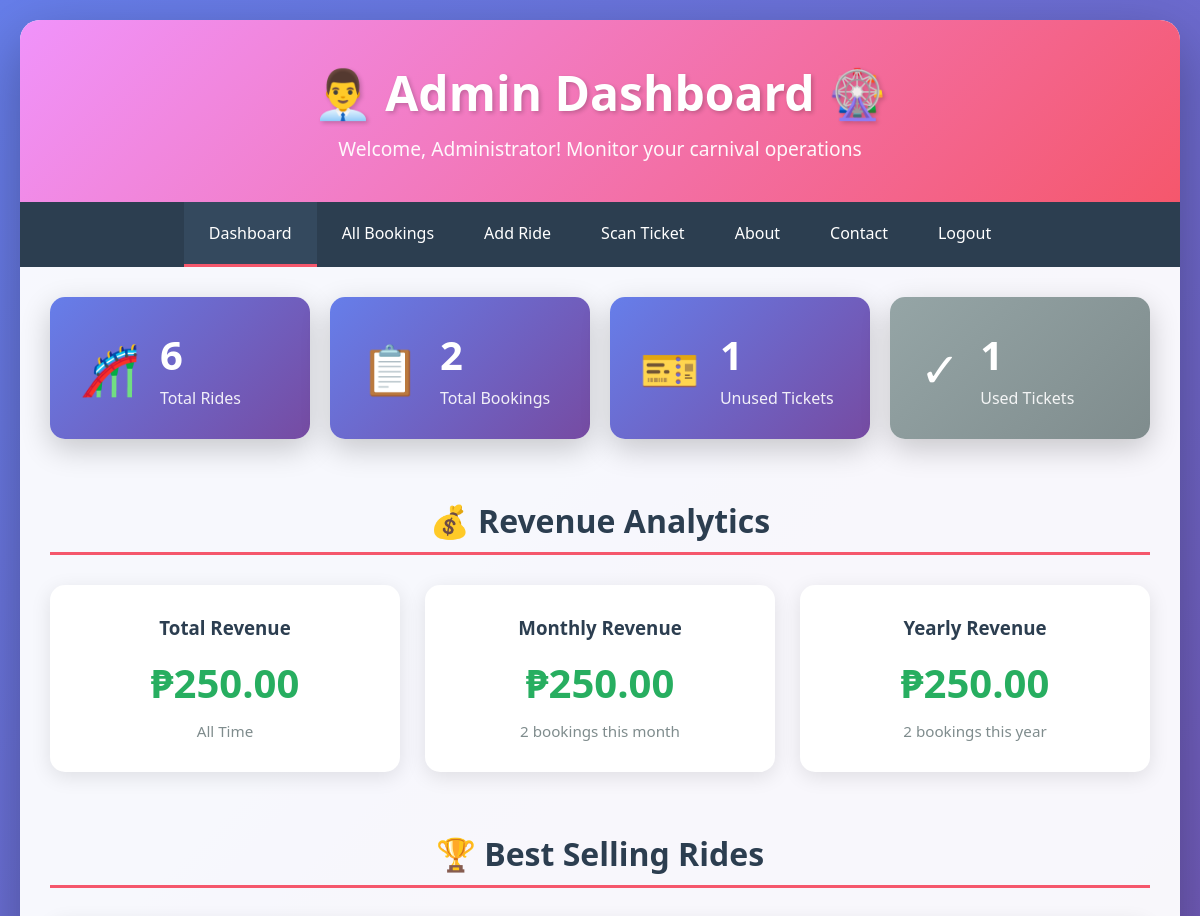
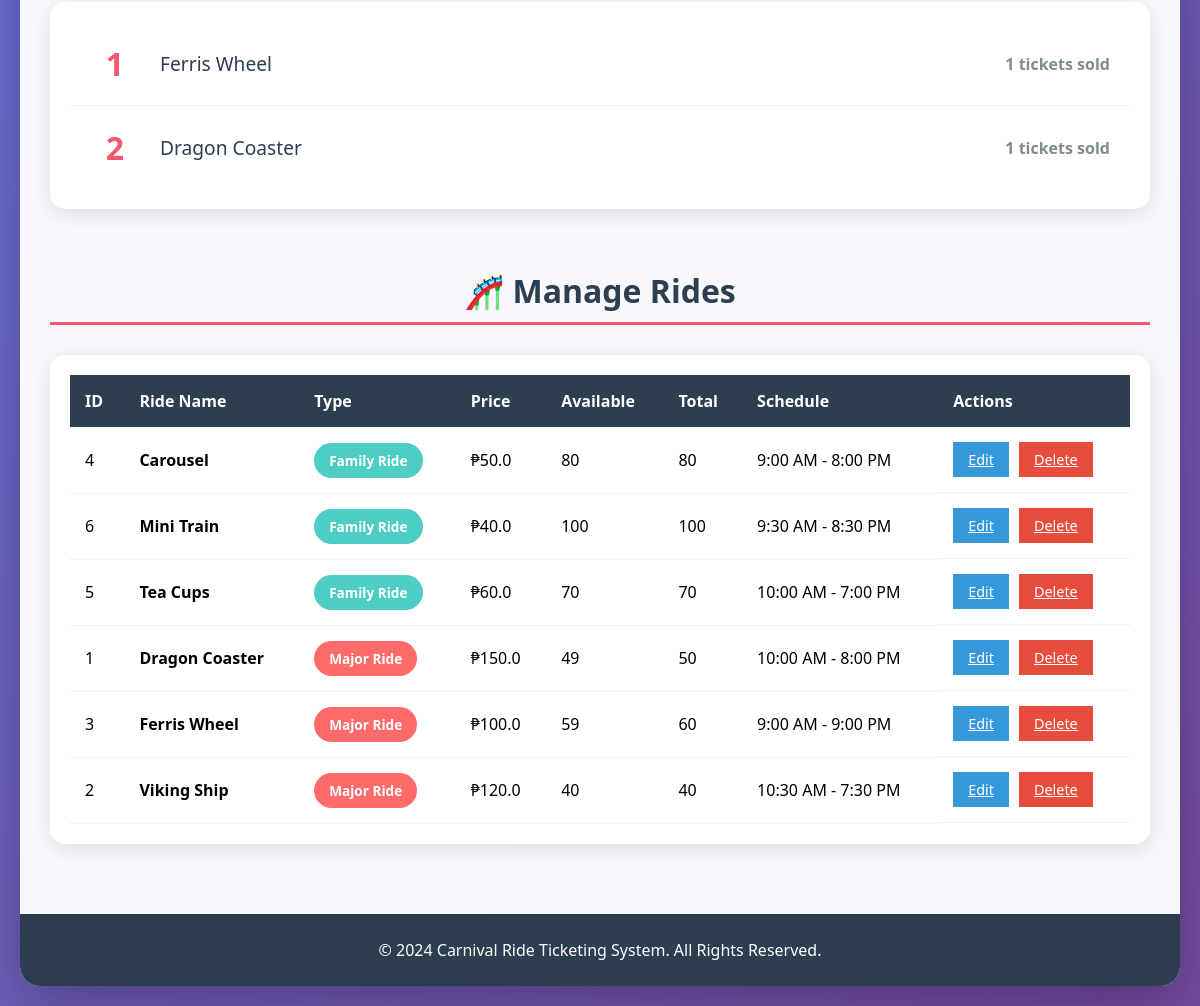
The page /admin/dashboard (signed in) on the database its author committed (2 pictures, top to bottom).
### tables this page shows
CREATE TABLE bookings (
            id INTEGER PRIMARY KEY AUTOINCREMENT,
            cashier_id INTEGER NOT NULL,
            cashier_name TEXT NOT NULL,
            customer_name TEXT NOT NULL,
            customer_age INTEGER NOT NULL,
            ride_id INTEGER NOT NULL,
            ride_name TEXT NOT NULL,
            quantity INTEGER NOT NULL,
            total_price REAL NOT NULL,
            booking_time TEXT NOT NULL,
            qr_code TEXT UNIQUE NOT NULL,
            status TEXT NOT NULL DEFAULT 'unused',
            used_time TEXT,
            FOREIGN KEY (cashier_id) REFERENCES users (id),
            FOREIGN KEY (ride_id) REFERENCES rides (id)
        );

CREATE TABLE rides (
            id INTEGER PRIMARY KEY AUTOINCREMENT,
            name TEXT NOT NULL,
            type TEXT NOT NULL,
            price REAL NOT NULL,
            available_tickets INTEGER NOT NULL,
            total_tickets INTEGER NOT NULL,
            schedule TEXT NOT NULL,
            age_limit TEXT NOT NULL,
            height_limit TEXT NOT NULL,
            created_at TEXT NOT NULL
        );

### app.py (the view)
@app.route('/admin/dashboard')
@admin_required
def admin_dashboard():
    conn = get_db_connection()
    rides = conn.execute('SELECT * FROM rides ORDER BY type, name').fetchall()
    all_bookings = conn.execute('SELECT * FROM bookings ORDER BY id DESC').fetchall()
    total_rides = len(rides)
    total_bookings = len(all_bookings)
    unused_tickets = len([b for b in all_bookings if b['status'] == 'unused'])
    used_tickets = len([b for b in all_bookings if b['status'] == 'used'])
    total_revenue = sum([b['total_price'] for b in all_bookings])
    current_month = datetime.now().strftime('%Y-%m')
    monthly_bookings = [b for b in all_bookings if b['booking_time'].startswith(current_month)]
    monthly_revenue = sum([b['total_price'] for b in monthly_bookings])
    current_year = datetime.now().strftime('%Y')
    yearly_bookings = [b for b in all_bookings if b['booking_time'].startswith(current_year)]
    yearly_revenue = sum([b['total_price'] for b in yearly_bookings])
    ride_bookings = {}
    for booking in all_bookings:
        ride_name = booking['ride_name']
        if ride_name not in ride_bookings:
            ride_bookings[ride_name] = 0
        ride_bookings[ride_name] += booking['quantity']
    best_rides = sorted(ride_bookings.items(), key=lambda x: x[1], reverse=True)[:5]
    conn.close()
    return render_template('admin_dashboard.html',
                           rides=rides,
                           total_rides=total_rides,
                           total_bookings=total_bookings,
                           unused_tickets=unused_tickets,
                           used_tickets=used_tickets,
                           total_revenue=total_revenue,
                           monthly_bookings=len(monthly_bookings),
                           monthly_revenue=monthly_revenue,
                           yearly_bookings=len(yearly_bookings),
                           yearly_revenue=yearly_revenue,
                           best_rides=best_rides)

### app.py (called while the page is built)
def get_db_connection():
    conn = sqlite3.connect('carnival.db')
    conn.row_factory = sqlite3.Row
    return conn

def admin_required(f):
    @wraps(f)
    def decorated_function(*args, **kwargs):
        if 'user_id' not in session or session.get('role') != 'admin':
            flash('Admin access required!', 'error')
            return redirect(url_for('login'))
        return f(*args, **kwargs)
    return decorated_function

### templates/admin_dashboard.html (shortened to what this page needs)
<!DOCTYPE html>
<html lang="en">
<head>
    <link rel="stylesheet" href="{{ url_for('static', filename='css/style.css') }}">
</head>
<body>
    <div class="container">
        <header class="header">
            <h1>👨‍💼 Admin Dashboard 🎡</h1>
            <p class="subtitle">Welcome, {{ session.full_name }}! Monitor your carnival operations</p>
        </header>
        <nav class="nav">
            <a href="{{ url_for('admin_dashboard') }}" class="nav-link active">Dashboard</a>
            <a href="{{ url_for('admin_bookings') }}" class="nav-link">All Bookings</a>
            <a href="{{ url_for('admin_add_ride') }}" class="nav-link">Add Ride</a>
            <a href="{{ url_for('scan_ticket') }}" class="nav-link">Scan Ticket</a>
            <a href="{{ url_for('about') }}" class="nav-link">About</a>
            <a href="{{ url_for('contact') }}" class="nav-link">Contact</a>
            <a href="{{ url_for('logout') }}" class="nav-link">Logout</a>
        </nav>
        <div class="stats-container">
            <div class="stat-card">
                <div class="stat-icon">🎢</div>
                <div class="stat-info">
                    <h3>{{ total_rides }}</h3>
                    <p>Total Rides</p>
                </div>
            </div>
            <div class="stat-card">
                <div class="stat-icon">📋</div>
                <div class="stat-info">
                    <h3>{{ total_bookings }}</h3>
                    <p>Total Bookings</p>
                </div>
            </div>
            <div class="stat-card">
                <div class="stat-icon">🎫</div>
                <div class="stat-info">
                    <h3>{{ unused_tickets }}</h3>
                    <p>Unused Tickets</p>
                </div>
            </div>
            <div class="stat-card stat-card-used">
                <div class="stat-icon">✓</div>
                <div class="stat-info">
                    <h3>{{ used_tickets }}</h3>
                    <p>Used Tickets</p>
                </div>
            </div>
        </div>
        <section class="revenue-section">
            <h2 class="section-title">💰 Revenue Analytics</h2>
            <div class="revenue-grid">
                <div class="revenue-card">
                    <h3>Total Revenue</h3>
                    <p class="revenue-amount">₱{{ "%.2f"|format(total_revenue) }}</p>
                    <span class="revenue-label">All Time</span>
                </div>
                <div class="revenue-card">
                    <h3>Monthly Revenue</h3>
                    <p class="revenue-amount">₱{{ "%.2f"|format(monthly_revenue) }}</p>
                    <span class="revenue-label">{{ monthly_bookings }} bookings this month</span>
                </div>
                <div class="revenue-card">
                    <h3>Yearly Revenue</h3>
                    <p class="revenue-amount">₱{{ "%.2f"|format(yearly_revenue) }}</p>
                    <span class="revenue-label">{{ yearly_bookings }} bookings this year</span>
                </div>
            </div>
        </section>
        <section class="best-rides-section">
            <h2 class="section-title">🏆 Best Selling Rides</h2>
            <div class="best-rides-list">
                {% for ride_name, count in best_rides %}
                <div class="best-ride-item">
                    <span class="ride-rank">{{ loop.index }}</span>
                    <span class="ride-name">{{ ride_name }}</span>
                    <span class="ride-count">{{ count }} tickets sold</span>
                </div>
                {% endfor %}
            </div>
        </section>
        <section class="rides-section">
            <h2 class="section-title">🎢 Manage Rides</h2>
            <div class="rides-table">
                <table>
                    <thead>
                        <tr>
                            <th>ID</th>
                            <th>Ride Name</th>
                            <th>Type</th>
                            <th>Price</th>
                            <th>Available</th>
                            <th>Total</th>
                            <th>Schedule</th>
                            <th>Actions</th>
                        </tr>
                    </thead>
                    <tbody>
                        {% for ride in rides %}
                        <tr>
                            <td>{{ ride.id }}</td>
                            <td><strong>{{ ride.name }}</strong></td>
                            <td><span class="ride-type {% if ride.type == 'Major Ride' %}major{% else %}family{% endif %}">{{ ride.type }}</span></td>
                            <td>₱{{ ride.price }}</td>
                            <td class="{% if ride.available_tickets == 0 %}text-danger{% endif %}">{{ ride.available_tickets }}</td>
                            <td>{{ ride.total_tickets }}</td>
                            <td>{{ ride.schedule }}</td>
                            <td class="actions-cell">
                                <a href="{{ url_for('admin_edit_ride', ride_id=ride.id) }}" class="btn-small btn-edit">Edit</a>
                                <a href="{{ url_for('admin_delete_ride', ride_id=ride.id) }}" class="btn-small btn-delete" onclick="return confirm('Are you sure you want to delete this ride?')">Delete</a>
                            </td>
                        </tr>
                        {% endfor %}
                    </tbody>
                </table>
            </div>
        </section>
        <footer class="footer">
            <p>&copy; 2024 Carnival Ride Ticketing System. All Rights Reserved.</p>
        </footer>
    </div>
</body>
</html>

### static/css/style.css (style rules this page uses)
* { margin: 0; padding: 0; box-sizing: border-box; }
body { font-family: 'Segoe UI', Tahoma, Geneva, Verdana, sans-serif; background: linear-gradient(135deg, #667eea 0%, #764ba2 100%); min-height: 100vh; padding: 20px; }
.container { max-width: 1400px; margin: 0 auto; background: rgba(255, 255, 255, 0.95); border-radius: 20px; box-shadow: 0 20px 60px rgba(0, 0, 0, 0.3); overflow: hidden; }
.header { background: linear-gradient(135deg, #f093fb 0%, #f5576c 100%); color: white; padding: 40px; text-align: center; }
.header h1 { font-size: 3em; margin-bottom: 10px; text-shadow: 2px 2px 4px rgba(0, 0, 0, 0.2); }
.subtitle { font-size: 1.2em; opacity: 0.95; }
.nav { background: #2c3e50; padding: 0; display: flex; justify-content: center; gap: 0; flex-wrap: wrap; }
.nav-link { color: white; text-decoration: none; padding: 20px 25px; display: inline-block; transition: all 0.3s; border-bottom: 3px solid transparent; }
.nav-link.active { background: #34495e; border-bottom: 3px solid #f5576c; }
.section-title { font-size: 2em; color: #2c3e50; margin-bottom: 30px; padding-bottom: 10px; border-bottom: 3px solid #f5576c; text-align: center; }
.stats-container { display: grid; grid-template-columns: repeat(auto-fit, minmax(250px, 1fr)); gap: 20px; padding: 30px; }
.stat-card { background: linear-gradient(135deg, #667eea 0%, #764ba2 100%); color: white; padding: 30px; border-radius: 15px; display: flex; align-items: center; gap: 20px; box-shadow: 0 10px 30px rgba(0, 0, 0, 0.2); transition: transform 0.3s; }
.stat-card-used { background: linear-gradient(135deg, #95a5a6 0%, #7f8c8d 100%); }
.stat-icon { font-size: 3em; }
.stat-info h3 { font-size: 2.5em; margin-bottom: 5px; }
.stat-info p { font-size: 1em; opacity: 0.9; }
.revenue-section { padding: 30px; }
.revenue-grid { display: grid; grid-template-columns: repeat(auto-fit, minmax(300px, 1fr)); gap: 25px; margin-top: 20px; }
.revenue-card { background: white; padding: 30px; border-radius: 15px; box-shadow: 0 5px 20px rgba(0, 0, 0, 0.1); text-align: center; }
.revenue-card h3 { color: #2c3e50; margin-bottom: 15px; }
.revenue-amount { font-size: 2.5em; font-weight: bold; color: #27ae60; margin: 10px 0; }
.revenue-label { color: #7f8c8d; font-size: 0.95em; }
.best-rides-section { padding: 30px; }
.best-rides-list { background: white; border-radius: 15px; padding: 20px; box-shadow: 0 5px 20px rgba(0, 0, 0, 0.1); }
.best-ride-item { display: flex; align-items: center; padding: 20px; border-bottom: 1px solid #ecf0f1; transition: background 0.3s; }
.best-ride-item:last-child { border-bottom: none; }
.ride-rank { font-size: 2em; font-weight: bold; color: #f5576c; margin-right: 20px; min-width: 50px; text-align: center; }
.ride-name { flex: 1; font-size: 1.2em; color: #2c3e50; }
.ride-count { color: #7f8c8d; font-weight: bold; }
.rides-section { padding: 30px; }
.ride-type { padding: 8px 15px; border-radius: 20px; font-size: 0.85em; font-weight: bold; }
.ride-type.major { background: #ff6b6b; color: white; }
.ride-type.family { background: #4ecdc4; color: white; }
.rides-table { background: white; border-radius: 15px; padding: 20px; overflow-x: auto; box-shadow: 0 5px 20px rgba(0, 0, 0, 0.1); }
.rides-table table { width: 100%; border-collapse: collapse; }
.rides-table th { background: #2c3e50; color: white; padding: 15px; text-align: left; }
.rides-table td { padding: 15px; border-bottom: 1px solid #ecf0f1; }
.actions-cell { display: flex; gap: 10px; }
.btn-small { padding: 8px 15px; font-size: 0.9em; width: auto; }
.btn-edit { background: #3498db; color: white; }
.btn-delete { background: #e74c3c; color: white; }
.footer { background: #2c3e50; color: white; text-align: center; padding: 20px; margin-top: 40px; }
.footer p { margin: 5px 0; }

### rows shown on the page
bookings: ride_name "Ferris Wheel", quantity "1"
bookings: ride_name "Dragon Coaster", count "1"
rides: id "4", name "Carousel", type "Family Ride", price "50.0", available_tickets "80", total_tickets "80", schedule "9:00 AM - 8:00 PM"
rides: id "6", name "Mini Train", type "Family Ride", price "40.0", available_tickets "100", total_tickets "100", schedule "9:30 AM - 8:30 PM"
rides: id "5", name "Tea Cups", type "Family Ride", price "60.0", available_tickets "70", total_tickets "70", schedule "10:00 AM - 7:00 PM"
rides: id "1", name "Dragon Coaster", type "Major Ride", price "150.0", available_tickets "49", total_tickets "50", schedule "10:00 AM - 8:00 PM"
rides: id "3", name "Ferris Wheel", type "Major Ride", price "100.0", available_tickets "59", total_tickets "60", schedule "9:00 AM - 9:00 PM"
rides: id "2", name "Viking Ship", type "Major Ride", price "120.0", available_tickets "40", total_tickets "40", schedule "10:30 AM - 7:30 PM"

### other values the page prints
{{ session.full_name }} "Administrator"
{{ total_rides }} "6"
{{ total_bookings }} "2"
{{ unused_tickets }} "1"
{{ used_tickets }} "1"
{{ "%.2f"|format(total_revenue) }} "250.00"
{{ "%.2f"|format(monthly_revenue) }} "250.00"
{{ monthly_bookings }} "2"
{{ "%.2f"|format(yearly_revenue) }} "250.00"
{{ yearly_bookings }} "2"
